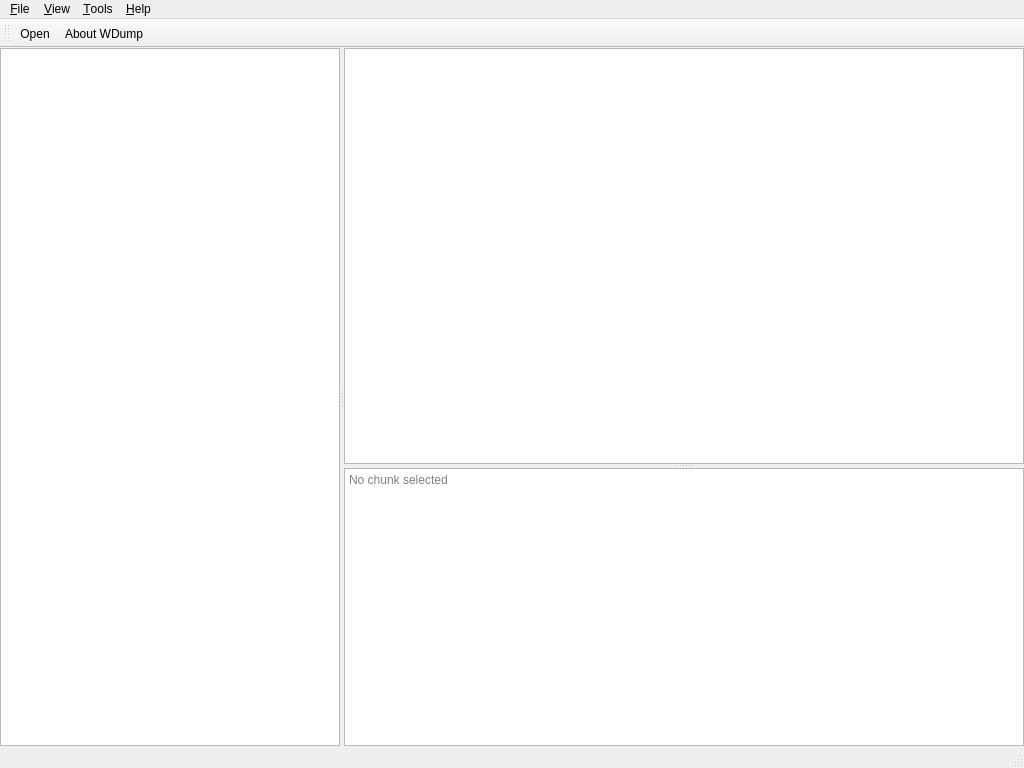
<?xml version="1.0" encoding="UTF-8"?>
<ui version="4.0">
 <class>WDumpMainWindow</class>
 <widget class="QMainWindow" name="WDumpMainWindow">
  <property name="geometry"><rect><x>0</x><y>0</y><width>1024</width><height>768</height></rect></property>
  <property name="minimumSize"><size><width>640</width><height>400</height></size></property>
  <property name="acceptDrops"><bool>true</bool></property>
  <property name="windowTitle"><string>WDump</string></property>
  <property name="windowIcon"><iconset resource="resources.qrc"><normaloff>:/wdump/wdump.ico</normaloff>:/wdump/wdump.ico</iconset></property>
  <widget class="QWidget" name="centralWidget">
   <layout class="QVBoxLayout" name="mainLayout">
    <property name="leftMargin"><number>0</number></property><property name="topMargin"><number>0</number></property>
    <property name="rightMargin"><number>0</number></property><property name="bottomMargin"><number>0</number></property>
    <item><widget class="QSplitter" name="mainSplitter">
     <property name="orientation"><enum>Qt::Horizontal</enum></property>
     <widget class="QTreeView" name="treeView">
      <property name="sizePolicy"><sizepolicy hsizetype="Expanding" vsizetype="Expanding"><horstretch>1</horstretch><verstretch>0</verstretch></sizepolicy></property>
      <property name="editTriggers"><set>QAbstractItemView::NoEditTriggers</set></property>
      <attribute name="headerVisible"><bool>false</bool></attribute>
      <attribute name="headerStretchLastSection"><bool>true</bool></attribute>
     </widget>
     <widget class="QSplitter" name="rightSplitter">
      <property name="sizePolicy"><sizepolicy hsizetype="Expanding" vsizetype="Expanding"><horstretch>2</horstretch><verstretch>0</verstretch></sizepolicy></property>
      <property name="orientation"><enum>Qt::Vertical</enum></property>
      <widget class="QTableView" name="tableView">
       <property name="sizePolicy"><sizepolicy hsizetype="Expanding" vsizetype="Expanding"><horstretch>0</horstretch><verstretch>3</verstretch></sizepolicy></property>
       <property name="editTriggers"><set>QAbstractItemView::NoEditTriggers</set></property>
       <attribute name="horizontalHeaderStretchLastSection"><bool>true</bool></attribute>
       <attribute name="verticalHeaderVisible"><bool>false</bool></attribute>
      </widget>
      <widget class="QPlainTextEdit" name="hexView">
       <property name="sizePolicy"><sizepolicy hsizetype="Expanding" vsizetype="Expanding"><horstretch>0</horstretch><verstretch>2</verstretch></sizepolicy></property>
       <property name="lineWrapMode"><enum>QPlainTextEdit::NoWrap</enum></property>
       <property name="readOnly"><bool>true</bool></property>
       <property name="placeholderText"><string>No chunk selected</string></property>
      </widget>
     </widget>
    </widget></item>
   </layout>
  </widget>
  <widget class="QMenuBar" name="menuBar">
   <widget class="QMenu" name="fileMenu">
    <property name="title"><string>&amp;File</string></property>
    <widget class="QMenu" name="recentMenu"><property name="title"><string>Recent Files</string></property></widget>
    <addaction name="actionOpen"/><addaction name="recentMenu"/><addaction name="separator"/><addaction name="actionExit"/>
   </widget>
   <widget class="QMenu" name="viewMenu">
    <property name="title"><string>&amp;View</string></property>
    <addaction name="actionToolbar"/><addaction name="actionStatusBar"/><addaction name="separator"/><addaction name="actionSplit"/>
   </widget>
   <widget class="QMenu" name="toolsMenu">
    <property name="title"><string>&amp;Tools</string></property>
    <addaction name="actionFind"/><addaction name="actionFindNext"/>
   </widget>
   <widget class="QMenu" name="helpMenu">
    <property name="title"><string>&amp;Help</string></property><addaction name="actionAbout"/>
   </widget>
   <addaction name="fileMenu"/><addaction name="viewMenu"/><addaction name="toolsMenu"/><addaction name="helpMenu"/>
  </widget>
  <widget class="QStatusBar" name="statusBar"/>
  <widget class="QToolBar" name="mainToolBar">
   <property name="windowTitle"><string>Main</string></property>
   <property name="toolButtonStyle"><enum>Qt::ToolButtonIconOnly</enum></property>
   <attribute name="toolBarArea"><enum>TopToolBarArea</enum></attribute>
   <attribute name="toolBarBreak"><bool>false</bool></attribute>
   <addaction name="actionOpen"/><addaction name="actionAbout"/>
  </widget>
  <action name="actionOpen"><property name="text"><string>&amp;Open...</string></property><property name="toolTip"><string>Open file</string></property></action>
  <action name="actionExit"><property name="text"><string>E&amp;xit</string></property></action>
  <action name="actionToolbar"><property name="checkable"><bool>true</bool></property><property name="checked"><bool>false</bool></property><property name="text"><string>&amp;Toolbar</string></property></action>
  <action name="actionStatusBar"><property name="checkable"><bool>true</bool></property><property name="checked"><bool>true</bool></property><property name="text"><string>&amp;Status Bar</string></property></action>
  <action name="actionSplit"><property name="text"><string>S&amp;plit</string></property></action>
  <action name="actionFind"><property name="text"><string>&amp;Find...</string></property></action>
  <action name="actionFindNext"><property name="text"><string>Find &amp;Next</string></property><property name="shortcut"><string>F3</string></property></action>
  <action name="actionAbout"><property name="text"><string>&amp;About WDump...</string></property><property name="toolTip"><string>About WDump</string></property></action>
 </widget>
 <tabstops><tabstop>treeView</tabstop><tabstop>tableView</tabstop><tabstop>hexView</tabstop></tabstops>
 <resources><include location="resources.qrc"/></resources>
 <connections/>
</ui>
